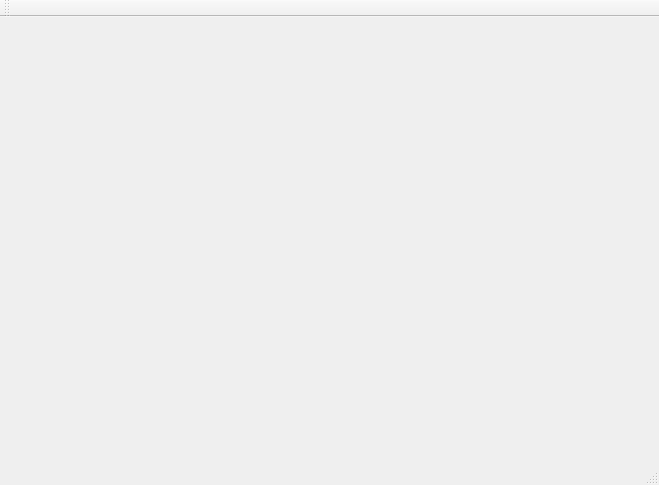
<?xml version="1.0" encoding="UTF-8"?>
<ui version="4.0">
 <class>MainWindow</class>
 <widget class="QMainWindow" name="MainWindow">
  <property name="geometry">
   <rect>
    <x>0</x>
    <y>0</y>
    <width>659</width>
    <height>485</height>
   </rect>
  </property>
  <property name="windowTitle">
   <string>MainWindow</string>
  </property>
  <widget class="QWidget" name="centralWidget">
   <layout class="QVBoxLayout" name="verticalLayout_2">
    <item>
     <layout class="QVBoxLayout" name="verticalLayout">
      <item>
       <widget class="Manager" name="widget" native="true"/>
      </item>
     </layout>
    </item>
   </layout>
  </widget>
  <widget class="QMenuBar" name="menuBar">
   <property name="geometry">
    <rect>
     <x>0</x>
     <y>0</y>
     <width>659</width>
     <height>21</height>
    </rect>
   </property>
  </widget>
  <widget class="QToolBar" name="mainToolBar">
   <attribute name="toolBarArea">
    <enum>TopToolBarArea</enum>
   </attribute>
   <attribute name="toolBarBreak">
    <bool>false</bool>
   </attribute>
  </widget>
  <widget class="QStatusBar" name="statusBar"/>
 </widget>
 <layoutdefault spacing="6" margin="11"/>
 <customwidgets>
  <customwidget>
   <class>Manager</class>
   <extends>QWidget</extends>
   <header>manager.h</header>
   <container>1</container>
  </customwidget>
 </customwidgets>
 <resources/>
 <connections/>
</ui>
